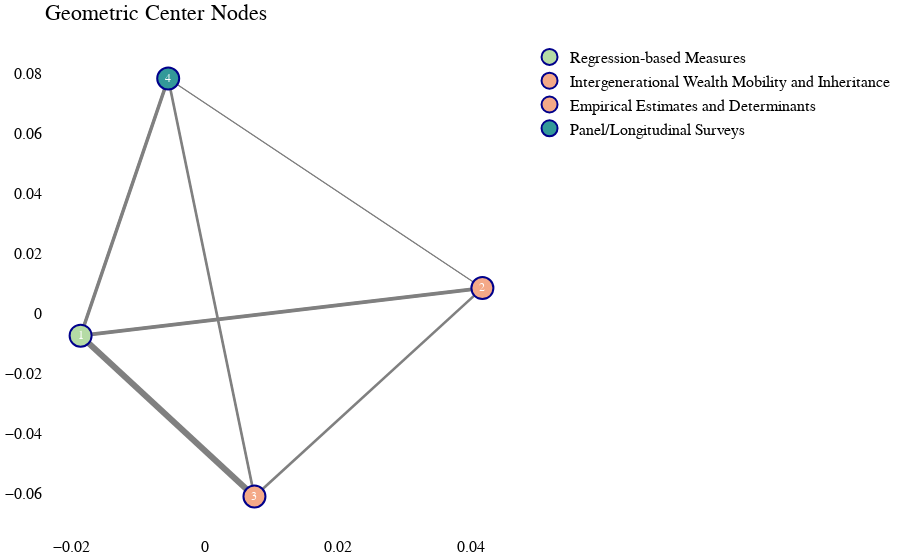
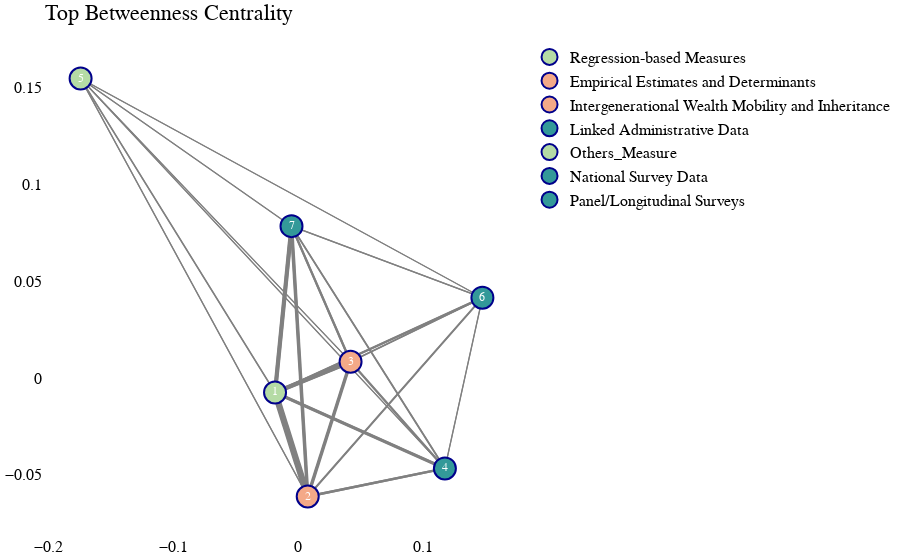
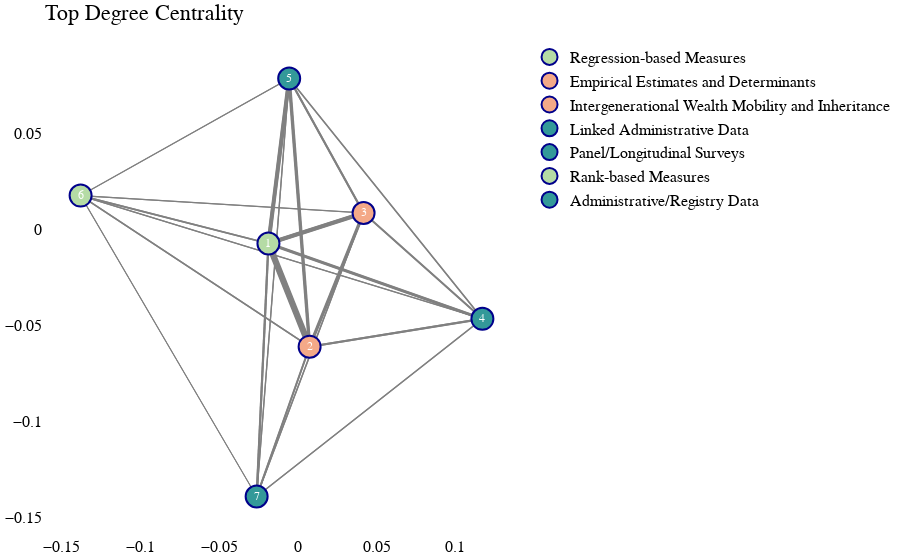

The cell these charts' notebook holds for them, in order:
### Code cell
fig_geom, fig_betw, fig_deg = graph.plot_centrality_subgraphs_single(
        agg_long, from_val = 'citing_value', to_val = 'cited_value', weight = 'weight', color_labels = graph.color_labels)
fig_geom.show()
fig_betw.show()
fig_deg.show()

### Figure 1 — Plotly figure (JSON) as saved in the notebook; plotly's stock layout.template omitted (floating-point values rounded to 4 significant figures)
{"data": [{"line": {"color": "gray", "width": 8}, "mode": "lines", "showlegend": false, "type": "scatter", "x": [-0.01869, -0.01869, null], "y": [-0.007482, -0.007482, null]}, {"line": {"color": "gray", "width": 2.604}, "mode": "lines", "showlegend": false, "type": "scatter", "x": [-0.01869, -0.005527, null], "y": [-0.007482, 0.07836, null]}, {"line": {"color": "gray", "width": 6.03}, "mode": "lines", "showlegend": false, "type": "scatter", "x": [-0.01869, 0.007438, null], "y": [-0.007482, -0.06116, null]}, {"line": {"color": "gray", "width": 2.772}, "mode": "lines", "showlegend": false, "type": "scatter", "x": [-0.01869, 0.0417, null], "y": [-0.007482, 0.008404, null]}, {"line": {"color": "gray", "width": 3.482}, "mode": "lines", "showlegend": false, "type": "scatter", "x": [-0.005527, -0.01869, null], "y": [0.07836, -0.007482, null]}, {"line": {"color": "gray", "width": 1.432}, "mode": "lines", "showlegend": false, "type": "scatter", "x": [-0.005527, -0.005527, null], "y": [0.07836, 0.07836, null]}, {"line": {"color": "gray", "width": 2.647}, "mode": "lines", "showlegend": false, "type": "scatter", "x": [-0.005527, 0.007438, null], "y": [0.07836, -0.06116, null]}, {"line": {"color": "gray", "width": 1}, "mode": "lines", "showlegend": false, "type": "scatter", "x": [-0.005527, 0.0417, null], "y": [0.07836, 0.008404, null]}, {"line": {"color": "gray", "width": 4.31}, "mode": "lines", "showlegend": false, "type": "scatter", "x": [0.007438, -0.01869, null], "y": [-0.06116, -0.007482, null]}, {"line": {"color": "gray", "width": 1.381}, "mode": "lines", "showlegend": false, "type": "scatter", "x": [0.007438, -0.005527, null], "y": [-0.06116, 0.07836, null]}, {"line": {"color": "gray", "width": 3.46}, "mode": "lines", "showlegend": false, "type": "scatter", "x": [0.007438, 0.007438, null], "y": [-0.06116, -0.06116, null]}, {"line": {"color": "gray", "width": 1.132}, "mode": "lines", "showlegend": false, "type": "scatter", "x": [0.007438, 0.0417, null], "y": [-0.06116, 0.008404, null]}, {"line": {"color": "gray", "width": 3.848}, "mode": "lines", "showlegend": false, "type": "scatter", "x": [0.0417, -0.01869, null], "y": [0.008404, -0.007482, null]}, {"line": {"color": "gray", "width": 1.154}, "mode": "lines", "showlegend": false, "type": "scatter", "x": [0.0417, -0.005527, null], "y": [0.008404, 0.07836, null]}, {"line": {"color": "gray", "width": 2.582}, "mode": "lines", "showlegend": false, "type": "scatter", "x": [0.0417, 0.007438, null], "y": [0.008404, -0.06116, null]}, {"line": {"color": "gray", "width": 1.688}, "mode": "lines", "showlegend": false, "type": "scatter", "x": [0.0417, 0.0417, null], "y": [0.008404, 0.008404, null]}, {"hoverinfo": "text", "marker": {"color": "#B5DBA5", "line": {"color": "darkblue", "width": 2}, "size": 22}, "mode": "markers+text", "name": "Regression‐based Measures", "text": ["1"], "textfont": {"color": "white", "size": 12}, "textposition": "middle center", "type": "scatter", "x": [-0.01869], "y": [-0.007482]}, {"hoverinfo": "text", "marker": {"color": "#F4A988", "line": {"color": "darkblue", "width": 2}, "size": 22}, "mode": "markers+text", "name": "Intergenerational Wealth Mobility and Inheritance", "text": ["2"], "textfont": {"color": "white", "size": 12}, "textposition": "middle center", "type": "scatter", "x": [0.0417], "y": [0.008404]}, {"hoverinfo": "text", "marker": {"color": "#F4A988", "line": {"color": "darkblue", "width": 2}, "size": 22}, "mode": "markers+text", "name": "Empirical Estimates and Determinants", "text": ["3"], "textfont": {"color": "white", "size": 12}, "textposition": "middle center", "type": "scatter", "x": [0.007438], "y": [-0.06116]}, {"hoverinfo": "text", "marker": {"color": "#339999", "line": {"color": "darkblue", "width": 2}, "size": 22}, "mode": "markers+text", "name": "Panel/Longitudinal Surveys", "text": ["4"], "textfont": {"color": "white", "size": 12}, "textposition": "middle center", "type": "scatter", "x": [-0.005527], "y": [0.07836]}], "layout": {"font": {"color": "black", "family": "Times New Roman", "size": 16}, "hovermode": "closest", "margin": {"b": 20, "l": 5, "r": 5, "t": 40}, "plot_bgcolor": "rgba(255,255,255,0)", "showlegend": true, "title": {"text": "Geometric Center Nodes"}, "xaxis": {"showgrid": false, "zeroline": false}, "yaxis": {"showgrid": false, "zeroline": false}}}

### Figure 2 — Plotly figure (JSON) as saved in the notebook; plotly's stock layout.template omitted (floating-point values rounded to 4 significant figures)
{"data": [{"line": {"color": "gray", "width": 1.165}, "mode": "lines", "showlegend": false, "type": "scatter", "x": [-0.01869, -0.1742, null], "y": [-0.007482, 0.1545, null]}, {"line": {"color": "gray", "width": 8}, "mode": "lines", "showlegend": false, "type": "scatter", "x": [-0.01869, -0.01869, null], "y": [-0.007482, -0.007482, null]}, {"line": {"color": "gray", "width": 3.146}, "mode": "lines", "showlegend": false, "type": "scatter", "x": [-0.01869, 0.1171, null], "y": [-0.007482, -0.04668, null]}, {"line": {"color": "gray", "width": 1.758}, "mode": "lines", "showlegend": false, "type": "scatter", "x": [-0.01869, 0.1471, null], "y": [-0.007482, 0.04145, null]}, {"line": {"color": "gray", "width": 3.494}, "mode": "lines", "showlegend": false, "type": "scatter", "x": [-0.01869, -0.005527, null], "y": [-0.007482, 0.07836, null]}, {"line": {"color": "gray", "width": 6.355}, "mode": "lines", "showlegend": false, "type": "scatter", "x": [-0.01869, 0.007438, null], "y": [-0.007482, -0.06116, null]}, {"line": {"color": "gray", "width": 3.635}, "mode": "lines", "showlegend": false, "type": "scatter", "x": [-0.01869, 0.0417, null], "y": [-0.007482, 0.008404, null]}, {"line": {"color": "gray", "width": 1.031}, "mode": "lines", "showlegend": false, "type": "scatter", "x": [0.0417, -0.1742, null], "y": [0.008404, 0.1545, null]}, {"line": {"color": "gray", "width": 4.534}, "mode": "lines", "showlegend": false, "type": "scatter", "x": [0.0417, -0.01869, null], "y": [0.008404, -0.007482, null]}, {"line": {"color": "gray", "width": 2.217}, "mode": "lines", "showlegend": false, "type": "scatter", "x": [0.0417, 0.1171, null], "y": [0.008404, -0.04668, null]}, {"line": {"color": "gray", "width": 1.373}, "mode": "lines", "showlegend": false, "type": "scatter", "x": [0.0417, 0.1471, null], "y": [0.008404, 0.04145, null]}, {"line": {"color": "gray", "width": 2.284}, "mode": "lines", "showlegend": false, "type": "scatter", "x": [0.0417, -0.005527, null], "y": [0.008404, 0.07836, null]}, {"line": {"color": "gray", "width": 3.476}, "mode": "lines", "showlegend": false, "type": "scatter", "x": [0.0417, 0.007438, null], "y": [0.008404, -0.06116, null]}, {"line": {"color": "gray", "width": 2.73}, "mode": "lines", "showlegend": false, "type": "scatter", "x": [0.0417, 0.0417, null], "y": [0.008404, 0.008404, null]}, {"line": {"color": "gray", "width": 1.153}, "mode": "lines", "showlegend": false, "type": "scatter", "x": [0.007438, -0.1742, null], "y": [-0.06116, 0.1545, null]}, {"line": {"color": "gray", "width": 4.919}, "mode": "lines", "showlegend": false, "type": "scatter", "x": [0.007438, -0.01869, null], "y": [-0.06116, -0.007482, null]}, {"line": {"color": "gray", "width": 2.333}, "mode": "lines", "showlegend": false, "type": "scatter", "x": [0.007438, 0.1171, null], "y": [-0.06116, -0.04668, null]}, {"line": {"color": "gray", "width": 1.342}, "mode": "lines", "showlegend": false, "type": "scatter", "x": [0.007438, 0.1471, null], "y": [-0.06116, 0.04145, null]}, {"line": {"color": "gray", "width": 2.473}, "mode": "lines", "showlegend": false, "type": "scatter", "x": [0.007438, -0.005527, null], "y": [-0.06116, 0.07836, null]}, {"line": {"color": "gray", "width": 4.21}, "mode": "lines", "showlegend": false, "type": "scatter", "x": [0.007438, 0.007438, null], "y": [-0.06116, -0.06116, null]}, {"line": {"color": "gray", "width": 2.266}, "mode": "lines", "showlegend": false, "type": "scatter", "x": [0.007438, 0.0417, null], "y": [-0.06116, 0.008404, null]}, {"line": {"color": "gray", "width": 1.006}, "mode": "lines", "showlegend": false, "type": "scatter", "x": [0.1471, -0.1742, null], "y": [0.04145, 0.1545, null]}, {"line": {"color": "gray", "width": 2.339}, "mode": "lines", "showlegend": false, "type": "scatter", "x": [0.1471, -0.01869, null], "y": [0.04145, -0.007482, null]}, {"line": {"color": "gray", "width": 1.336}, "mode": "lines", "showlegend": false, "type": "scatter", "x": [0.1471, 0.1171, null], "y": [0.04145, -0.04668, null]}, {"line": {"color": "gray", "width": 1.202}, "mode": "lines", "showlegend": false, "type": "scatter", "x": [0.1471, 0.1471, null], "y": [0.04145, 0.04145, null]}, {"line": {"color": "gray", "width": 1.495}, "mode": "lines", "showlegend": false, "type": "scatter", "x": [0.1471, -0.005527, null], "y": [0.04145, 0.07836, null]}, {"line": {"color": "gray", "width": 1.941}, "mode": "lines", "showlegend": false, "type": "scatter", "x": [0.1471, 0.007438, null], "y": [0.04145, -0.06116, null]}, {"line": {"color": "gray", "width": 1.617}, "mode": "lines", "showlegend": false, "type": "scatter", "x": [0.1471, 0.0417, null], "y": [0.04145, 0.008404, null]}, {"line": {"color": "gray", "width": 1.037}, "mode": "lines", "showlegend": false, "type": "scatter", "x": [-0.005527, -0.1742, null], "y": [0.07836, 0.1545, null]}, {"line": {"color": "gray", "width": 4.228}, "mode": "lines", "showlegend": false, "type": "scatter", "x": [-0.005527, -0.01869, null], "y": [0.07836, -0.007482, null]}, {"line": {"color": "gray", "width": 1.831}, "mode": "lines", "showlegend": false, "type": "scatter", "x": [-0.005527, 0.1171, null], "y": [0.07836, -0.04668, null]}, {"line": {"color": "gray", "width": 1.385}, "mode": "lines", "showlegend": false, "type": "scatter", "x": [-0.005527, 0.1471, null], "y": [0.07836, 0.04145, null]}, {"line": {"color": "gray", "width": 2.516}, "mode": "lines", "showlegend": false, "type": "scatter", "x": [-0.005527, -0.005527, null], "y": [0.07836, 0.07836, null]}, {"line": {"color": "gray", "width": 3.531}, "mode": "lines", "showlegend": false, "type": "scatter", "x": [-0.005527, 0.007438, null], "y": [0.07836, -0.06116, null]}, {"line": {"color": "gray", "width": 2.155}, "mode": "lines", "showlegend": false, "type": "scatter", "x": [-0.005527, 0.0417, null], "y": [0.07836, 0.008404, null]}, {"line": {"color": "gray", "width": 1}, "mode": "lines", "showlegend": false, "type": "scatter", "x": [-0.1742, -0.1742, null], "y": [0.1545, 0.1545, null]}, {"line": {"color": "gray", "width": 1.465}, "mode": "lines", "showlegend": false, "type": "scatter", "x": [-0.1742, -0.01869, null], "y": [0.1545, -0.007482, null]}, {"line": {"color": "gray", "width": 1.183}, "mode": "lines", "showlegend": false, "type": "scatter", "x": [-0.1742, 0.1171, null], "y": [0.1545, -0.04668, null]}, {"line": {"color": "gray", "width": 1.037}, "mode": "lines", "showlegend": false, "type": "scatter", "x": [-0.1742, 0.1471, null], "y": [0.1545, 0.04145, null]}, {"line": {"color": "gray", "width": 1.226}, "mode": "lines", "showlegend": false, "type": "scatter", "x": [-0.1742, -0.005527, null], "y": [0.1545, 0.07836, null]}, {"line": {"color": "gray", "width": 1.422}, "mode": "lines", "showlegend": false, "type": "scatter", "x": [-0.1742, 0.007438, null], "y": [0.1545, -0.06116, null]}, {"line": {"color": "gray", "width": 1.159}, "mode": "lines", "showlegend": false, "type": "scatter", "x": [-0.1742, 0.0417, null], "y": [0.1545, 0.008404, null]}, {"line": {"color": "gray", "width": 1.043}, "mode": "lines", "showlegend": false, "type": "scatter", "x": [0.1171, -0.1742, null], "y": [-0.04668, 0.1545, null]}, {"line": {"color": "gray", "width": 2.498}, "mode": "lines", "showlegend": false, "type": "scatter", "x": [0.1171, -0.01869, null], "y": [-0.04668, -0.007482, null]}, {"line": {"color": "gray", "width": 1.77}, "mode": "lines", "showlegend": false, "type": "scatter", "x": [0.1171, 0.1171, null], "y": [-0.04668, -0.04668, null]}, {"line": {"color": "gray", "width": 1.067}, "mode": "lines", "showlegend": false, "type": "scatter", "x": [0.1171, 0.1471, null], "y": [-0.04668, 0.04145, null]}, {"line": {"color": "gray", "width": 1.41}, "mode": "lines", "showlegend": false, "type": "scatter", "x": [0.1171, -0.005527, null], "y": [-0.04668, 0.07836, null]}, {"line": {"color": "gray", "width": 2.302}, "mode": "lines", "showlegend": false, "type": "scatter", "x": [0.1171, 0.007438, null], "y": [-0.04668, -0.06116, null]}, {"line": {"color": "gray", "width": 1.544}, "mode": "lines", "showlegend": false, "type": "scatter", "x": [0.1171, 0.0417, null], "y": [-0.04668, 0.008404, null]}, {"hoverinfo": "text", "marker": {"color": "#B5DBA5", "line": {"color": "darkblue", "width": 2}, "size": 22}, "mode": "markers+text", "name": "Regression‐based Measures", "text": ["1"], "textfont": {"color": "white", "size": 12}, "textposition": "middle center", "type": "scatter", "x": [-0.01869], "y": [-0.007482]}, {"hoverinfo": "text", "marker": {"color": "#F4A988", "line": {"color": "darkblue", "width": 2}, "size": 22}, "mode": "markers+text", "name": "Empirical Estimates and Determinants", "text": ["2"], "textfont": {"color": "white", "size": 12}, "textposition": "middle center", "type": "scatter", "x": [0.007438], "y": [-0.06116]}, {"hoverinfo": "text", "marker": {"color": "#F4A988", "line": {"color": "darkblue", "width": 2}, "size": 22}, "mode": "markers+text", "name": "Intergenerational Wealth Mobility and Inheritance", "text": ["3"], "textfont": {"color": "white", "size": 12}, "textposition": "middle center", "type": "scatter", "x": [0.0417], "y": [0.008404]}, {"hoverinfo": "text", "marker": {"color": "#339999", "line": {"color": "darkblue", "width": 2}, "size": 22}, "mode": "markers+text", "name": "Linked Administrative Data", "text": ["4"], "textfont": {"color": "white", "size": 12}, "textposition": "middle center", "type": "scatter", "x": [0.1171], "y": [-0.04668]}, {"hoverinfo": "text", "marker": {"color": "#B5DBA5", "line": {"color": "darkblue", "width": 2}, "size": 22}, "mode": "markers+text", "name": "Others_Measure", "text": ["5"], "textfont": {"color": "white", "size": 12}, "textposition": "middle center", "type": "scatter", "x": [-0.1742], "y": [0.1545]}, {"hoverinfo": "text", "marker": {"color": "#339999", "line": {"color": "darkblue", "width": 2}, "size": 22}, "mode": "markers+text", "name": "National Survey Data", "text": ["6"], "textfont": {"color": "white", "size": 12}, "textposition": "middle center", "type": "scatter", "x": [0.1471], "y": [0.04145]}, {"hoverinfo": "text", "marker": {"color": "#339999", "line": {"color": "darkblue", "width": 2}, "size": 22}, "mode": "markers+text", "name": "Panel/Longitudinal Surveys", "text": ["7"], "textfont": {"color": "white", "size": 12}, "textposition": "middle center", "type": "scatter", "x": [-0.005527], "y": [0.07836]}], "layout": {"font": {"color": "black", "family": "Times New Roman", "size": 16}, "hovermode": "closest", "margin": {"b": 20, "l": 5, "r": 5, "t": 40}, "plot_bgcolor": "rgba(255,255,255,0)", "showlegend": true, "title": {"text": "Top Betweenness Centrality"}, "xaxis": {"showgrid": false, "zeroline": false}, "yaxis": {"showgrid": false, "zeroline": false}}}

### Figure 3 — Plotly figure (JSON) as saved in the notebook; plotly's stock layout.template omitted (floating-point values rounded to 4 significant figures)
{"data": [{"line": {"color": "gray", "width": 1.757}, "mode": "lines", "showlegend": false, "type": "scatter", "x": [-0.01869, -0.1379, null], "y": [-0.007482, 0.01743, null]}, {"line": {"color": "gray", "width": 8}, "mode": "lines", "showlegend": false, "type": "scatter", "x": [-0.01869, -0.01869, null], "y": [-0.007482, -0.007482, null]}, {"line": {"color": "gray", "width": 1.966}, "mode": "lines", "showlegend": false, "type": "scatter", "x": [-0.01869, -0.02618, null], "y": [-0.007482, -0.1391, null]}, {"line": {"color": "gray", "width": 2.952}, "mode": "lines", "showlegend": false, "type": "scatter", "x": [-0.01869, 0.1171, null], "y": [-0.007482, -0.04668, null]}, {"line": {"color": "gray", "width": 3.314}, "mode": "lines", "showlegend": false, "type": "scatter", "x": [-0.01869, -0.005527, null], "y": [-0.007482, 0.07836, null]}, {"line": {"color": "gray", "width": 6.29}, "mode": "lines", "showlegend": false, "type": "scatter", "x": [-0.01869, 0.007438, null], "y": [-0.007482, -0.06116, null]}, {"line": {"color": "gray", "width": 3.46}, "mode": "lines", "showlegend": false, "type": "scatter", "x": [-0.01869, 0.0417, null], "y": [-0.007482, 0.008404, null]}, {"line": {"color": "gray", "width": 1.305}, "mode": "lines", "showlegend": false, "type": "scatter", "x": [0.0417, -0.1379, null], "y": [0.008404, 0.01743, null]}, {"line": {"color": "gray", "width": 4.395}, "mode": "lines", "showlegend": false, "type": "scatter", "x": [0.0417, -0.01869, null], "y": [0.008404, -0.007482, null]}, {"line": {"color": "gray", "width": 1.369}, "mode": "lines", "showlegend": false, "type": "scatter", "x": [0.0417, -0.02618, null], "y": [0.008404, -0.1391, null]}, {"line": {"color": "gray", "width": 1.985}, "mode": "lines", "showlegend": false, "type": "scatter", "x": [0.0417, 0.1171, null], "y": [0.008404, -0.04668, null]}, {"line": {"color": "gray", "width": 2.055}, "mode": "lines", "showlegend": false, "type": "scatter", "x": [0.0417, -0.005527, null], "y": [0.008404, 0.07836, null]}, {"line": {"color": "gray", "width": 3.295}, "mode": "lines", "showlegend": false, "type": "scatter", "x": [0.0417, 0.007438, null], "y": [0.008404, -0.06116, null]}, {"line": {"color": "gray", "width": 2.52}, "mode": "lines", "showlegend": false, "type": "scatter", "x": [0.0417, 0.0417, null], "y": [0.008404, 0.008404, null]}, {"line": {"color": "gray", "width": 1.432}, "mode": "lines", "showlegend": false, "type": "scatter", "x": [0.007438, -0.1379, null], "y": [-0.06116, 0.01743, null]}, {"line": {"color": "gray", "width": 4.796}, "mode": "lines", "showlegend": false, "type": "scatter", "x": [0.007438, -0.01869, null], "y": [-0.06116, -0.007482, null]}, {"line": {"color": "gray", "width": 1.553}, "mode": "lines", "showlegend": false, "type": "scatter", "x": [0.007438, -0.02618, null], "y": [-0.06116, -0.1391, null]}, {"line": {"color": "gray", "width": 2.106}, "mode": "lines", "showlegend": false, "type": "scatter", "x": [0.007438, 0.1171, null], "y": [-0.06116, -0.04668, null]}, {"line": {"color": "gray", "width": 2.252}, "mode": "lines", "showlegend": false, "type": "scatter", "x": [0.007438, -0.005527, null], "y": [-0.06116, 0.07836, null]}, {"line": {"color": "gray", "width": 4.058}, "mode": "lines", "showlegend": false, "type": "scatter", "x": [0.007438, 0.007438, null], "y": [-0.06116, -0.06116, null]}, {"line": {"color": "gray", "width": 2.036}, "mode": "lines", "showlegend": false, "type": "scatter", "x": [0.007438, 0.0417, null], "y": [-0.06116, 0.008404, null]}, {"line": {"color": "gray", "width": 1.127}, "mode": "lines", "showlegend": false, "type": "scatter", "x": [-0.005527, -0.1379, null], "y": [0.07836, 0.01743, null]}, {"line": {"color": "gray", "width": 4.077}, "mode": "lines", "showlegend": false, "type": "scatter", "x": [-0.005527, -0.01869, null], "y": [0.07836, -0.007482, null]}, {"line": {"color": "gray", "width": 1.248}, "mode": "lines", "showlegend": false, "type": "scatter", "x": [-0.005527, -0.02618, null], "y": [0.07836, -0.1391, null]}, {"line": {"color": "gray", "width": 1.585}, "mode": "lines", "showlegend": false, "type": "scatter", "x": [-0.005527, 0.1171, null], "y": [0.07836, -0.04668, null]}, {"line": {"color": "gray", "width": 2.297}, "mode": "lines", "showlegend": false, "type": "scatter", "x": [-0.005527, -0.005527, null], "y": [0.07836, 0.07836, null]}, {"line": {"color": "gray", "width": 3.352}, "mode": "lines", "showlegend": false, "type": "scatter", "x": [-0.005527, 0.007438, null], "y": [0.07836, -0.06116, null]}, {"line": {"color": "gray", "width": 1.922}, "mode": "lines", "showlegend": false, "type": "scatter", "x": [-0.005527, 0.0417, null], "y": [0.07836, 0.008404, null]}, {"line": {"color": "gray", "width": 1.064}, "mode": "lines", "showlegend": false, "type": "scatter", "x": [-0.02618, -0.1379, null], "y": [-0.1391, 0.01743, null]}, {"line": {"color": "gray", "width": 2.227}, "mode": "lines", "showlegend": false, "type": "scatter", "x": [-0.02618, -0.01869, null], "y": [-0.1391, -0.007482, null]}, {"line": {"color": "gray", "width": 1.095}, "mode": "lines", "showlegend": false, "type": "scatter", "x": [-0.02618, -0.02618, null], "y": [-0.1391, -0.1391, null]}, {"line": {"color": "gray", "width": 1.394}, "mode": "lines", "showlegend": false, "type": "scatter", "x": [-0.02618, 0.1171, null], "y": [-0.1391, -0.04668, null]}, {"line": {"color": "gray", "width": 1.324}, "mode": "lines", "showlegend": false, "type": "scatter", "x": [-0.02618, -0.005527, null], "y": [-0.1391, 0.07836, null]}, {"line": {"color": "gray", "width": 1.935}, "mode": "lines", "showlegend": false, "type": "scatter", "x": [-0.02618, 0.007438, null], "y": [-0.1391, -0.06116, null]}, {"line": {"color": "gray", "width": 1.375}, "mode": "lines", "showlegend": false, "type": "scatter", "x": [-0.02618, 0.0417, null], "y": [-0.1391, 0.008404, null]}, {"line": {"color": "gray", "width": 1.114}, "mode": "lines", "showlegend": false, "type": "scatter", "x": [0.1171, -0.1379, null], "y": [-0.04668, 0.01743, null]}, {"line": {"color": "gray", "width": 2.278}, "mode": "lines", "showlegend": false, "type": "scatter", "x": [0.1171, -0.01869, null], "y": [-0.04668, -0.007482, null]}, {"line": {"color": "gray", "width": 1.083}, "mode": "lines", "showlegend": false, "type": "scatter", "x": [0.1171, -0.02618, null], "y": [-0.04668, -0.1391, null]}, {"line": {"color": "gray", "width": 1.521}, "mode": "lines", "showlegend": false, "type": "scatter", "x": [0.1171, 0.1171, null], "y": [-0.04668, -0.04668, null]}, {"line": {"color": "gray", "width": 1.146}, "mode": "lines", "showlegend": false, "type": "scatter", "x": [0.1171, -0.005527, null], "y": [-0.04668, 0.07836, null]}, {"line": {"color": "gray", "width": 2.074}, "mode": "lines", "showlegend": false, "type": "scatter", "x": [0.1171, 0.007438, null], "y": [-0.04668, -0.06116, null]}, {"line": {"color": "gray", "width": 1.286}, "mode": "lines", "showlegend": false, "type": "scatter", "x": [0.1171, 0.0417, null], "y": [-0.04668, 0.008404, null]}, {"line": {"color": "gray", "width": 1.045}, "mode": "lines", "showlegend": false, "type": "scatter", "x": [-0.1379, -0.1379, null], "y": [0.01743, 0.01743, null]}, {"line": {"color": "gray", "width": 1.674}, "mode": "lines", "showlegend": false, "type": "scatter", "x": [-0.1379, -0.01869, null], "y": [0.01743, -0.007482, null]}, {"line": {"color": "gray", "width": 1}, "mode": "lines", "showlegend": false, "type": "scatter", "x": [-0.1379, -0.02618, null], "y": [0.01743, -0.1391, null]}, {"line": {"color": "gray", "width": 1.292}, "mode": "lines", "showlegend": false, "type": "scatter", "x": [-0.1379, 0.1171, null], "y": [0.01743, -0.04668, null]}, {"line": {"color": "gray", "width": 1.108}, "mode": "lines", "showlegend": false, "type": "scatter", "x": [-0.1379, -0.005527, null], "y": [0.01743, 0.07836, null]}, {"line": {"color": "gray", "width": 1.617}, "mode": "lines", "showlegend": false, "type": "scatter", "x": [-0.1379, 0.007438, null], "y": [0.01743, -0.06116, null]}, {"line": {"color": "gray", "width": 1.14}, "mode": "lines", "showlegend": false, "type": "scatter", "x": [-0.1379, 0.0417, null], "y": [0.01743, 0.008404, null]}, {"hoverinfo": "text", "marker": {"color": "#B5DBA5", "line": {"color": "darkblue", "width": 2}, "size": 22}, "mode": "markers+text", "name": "Regression‐based Measures", "text": ["1"], "textfont": {"color": "white", "size": 12}, "textposition": "middle center", "type": "scatter", "x": [-0.01869], "y": [-0.007482]}, {"hoverinfo": "text", "marker": {"color": "#F4A988", "line": {"color": "darkblue", "width": 2}, "size": 22}, "mode": "markers+text", "name": "Empirical Estimates and Determinants", "text": ["2"], "textfont": {"color": "white", "size": 12}, "textposition": "middle center", "type": "scatter", "x": [0.007438], "y": [-0.06116]}, {"hoverinfo": "text", "marker": {"color": "#F4A988", "line": {"color": "darkblue", "width": 2}, "size": 22}, "mode": "markers+text", "name": "Intergenerational Wealth Mobility and Inheritance", "text": ["3"], "textfont": {"color": "white", "size": 12}, "textposition": "middle center", "type": "scatter", "x": [0.0417], "y": [0.008404]}, {"hoverinfo": "text", "marker": {"color": "#339999", "line": {"color": "darkblue", "width": 2}, "size": 22}, "mode": "markers+text", "name": "Linked Administrative Data", "text": ["4"], "textfont": {"color": "white", "size": 12}, "textposition": "middle center", "type": "scatter", "x": [0.1171], "y": [-0.04668]}, {"hoverinfo": "text", "marker": {"color": "#339999", "line": {"color": "darkblue", "width": 2}, "size": 22}, "mode": "markers+text", "name": "Panel/Longitudinal Surveys", "text": ["5"], "textfont": {"color": "white", "size": 12}, "textposition": "middle center", "type": "scatter", "x": [-0.005527], "y": [0.07836]}, {"hoverinfo": "text", "marker": {"color": "#B5DBA5", "line": {"color": "darkblue", "width": 2}, "size": 22}, "mode": "markers+text", "name": "Rank‐based Measures", "text": ["6"], "textfont": {"color": "white", "size": 12}, "textposition": "middle center", "type": "scatter", "x": [-0.1379], "y": [0.01743]}, {"hoverinfo": "text", "marker": {"color": "#339999", "line": {"color": "darkblue", "width": 2}, "size": 22}, "mode": "markers+text", "name": "Administrative/Registry Data", "text": ["7"], "textfont": {"color": "white", "size": 12}, "textposition": "middle center", "type": "scatter", "x": [-0.02618], "y": [-0.1391]}], "layout": {"font": {"color": "black", "family": "Times New Roman", "size": 16}, "hovermode": "closest", "margin": {"b": 20, "l": 5, "r": 5, "t": 40}, "plot_bgcolor": "rgba(255,255,255,0)", "showlegend": true, "title": {"text": "Top Degree Centrality"}, "xaxis": {"showgrid": false, "zeroline": false}, "yaxis": {"showgrid": false, "zeroline": false}}}
